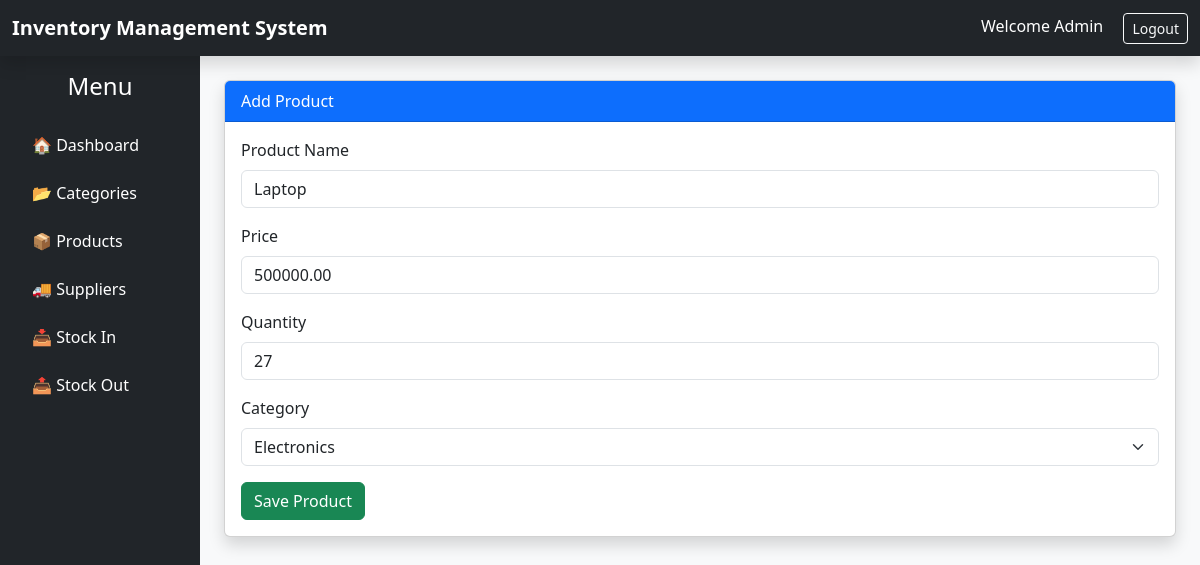
/product/update/2/, run on the app's committed database.
### inventory/models.py (models this page shows, shortened)
class Product(models.Model):
    product_name = models.CharField(max_length=100)
    price = models.DecimalField(
        max_digits=10,
        decimal_places=2
    )
    quantity = models.IntegerField()
    category = models.ForeignKey(
        Category,
        on_delete=models.CASCADE
    )

### inventory/views.py (the view)
# urls.py: path('product/update/<int:id>/',views.update_product,name='update_product'),
def update_product(request, id):
    product = Product.objects.get(id=id)
    if request.method == 'POST':
        form = ProductForm(
            request.POST,
            instance=product
        )
        if form.is_valid():
            form.save()
            return redirect('/product/list/')
    else:
        form = ProductForm(instance=product)
    return render(
        request,
        'inventory/product_form.html',
        {'form': form}
    )

### inventory/forms.py
class ProductForm(forms.ModelForm):
    class Meta:
        model = Product
        fields = [
            'product_name',
            'price',
            'quantity',
            'category']
        widgets = {
            'product_name': forms.TextInput(attrs={'class':'form-control'}),
            'price': forms.NumberInput(attrs={'class':'form-control'}),
            'quantity': forms.NumberInput(attrs={'class':'form-control'}),
            'category': forms.Select(attrs={'class':'form-select'}),
        }

### inventory/models.py (called while the page is built)
    def __str__(self):
        return self.category_name

### inventory/templates/inventory/product_form.html (shortened to what this page needs)
{% extends 'inventory/base.html' %}
{% block content %}
    <div class="card shadow">
        <div class="card-header bg-primary text-white">
            Add Product
        </div>
        <div class="card-body">
            <form method="POST">
                <div class="mb-3">
                    <label class="form-label">Product Name</label>
                    {{ form.product_name }}
                </div>
                <div class="mb-3">
                    <label class="form-label">Price</label>
                    {{ form.price }}
                </div>
                <div class="mb-3">
                    <label class="form-label">Quantity</label>
                    {{ form.quantity }}
                </div>
                <div class="mb-3">
                    <label class="form-label">Category</label>
                    {{ form.category }}
                </div>
                <button class="btn btn-success">
                    Save Product
                </button>
            </form>
        </div>
    </div>
{% endblock %}

### data on the page
Product: product_name "Laptop", price "500000.00", quantity "27", category "Electronics"
